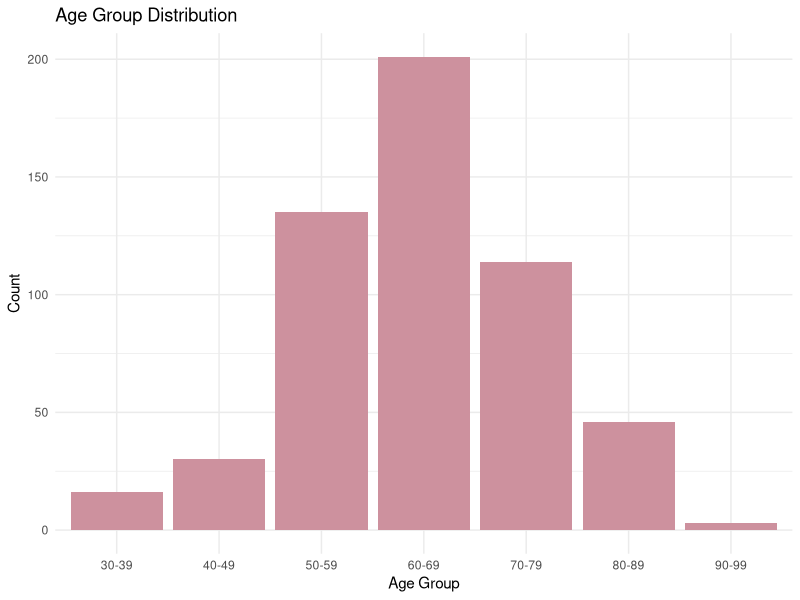

Generate this figure with R:
library(tidyverse)

setwd("/home/simone/Desktop/BIO_PROJ")


# Read the data
metadata <- read.table("clinical_ucec.txt", sep = "\t", header = TRUE, stringsAsFactors = FALSE)

# Check the structure
str(metadata$age_at_index)


# Convert to numeric if needed
metadata$age_at_index <- as.numeric(metadata$age_at_index)

# Remove NAs
metadata <- metadata %>% filter(!is.na(age_at_index))


metadata <- metadata %>%
  mutate(age_group = cut(age_at_index, 
                         breaks = seq(20, 100, by = 10),
                         labels = paste(seq(20, 90, by = 10), seq(29, 99, by = 10), sep = "-"),
                         right = FALSE))

ggplot(metadata, aes(x = age_group)) +
  geom_bar(fill = "pink3") +
  labs(title = "Age Group Distribution", x = "Age Group", y = "Count") +
  theme_minimal()
